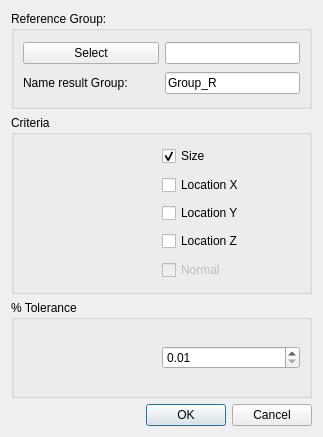
<?xml version="1.0" encoding="UTF-8"?>
<ui version="4.0">
 <class>GeomFilterGroup</class>
 <widget class="QDialog" name="GeomFilterGroup">
  <property name="geometry">
   <rect>
    <x>0</x>
    <y>0</y>
    <width>323</width>
    <height>437</height>
   </rect>
  </property>
  <property name="windowTitle">
   <string>Create Group for same criteria</string>
  </property>
  <layout class="QVBoxLayout" name="verticalLayout">
   <item>
    <widget class="QGroupBox" name="gb_ref_g">
     <property name="title">
      <string>Reference Group:</string>
     </property>
     <layout class="QGridLayout" name="gridLayout" columnstretch="1,1">
      <item row="0" column="0">
       <widget class="QPushButton" name="pb_ref_g">
        <property name="text">
         <string>Select</string>
        </property>
       </widget>
      </item>
      <item row="0" column="1">
       <widget class="QLineEdit" name="le_ref_g"/>
      </item>
      <item row="1" column="0">
       <widget class="QLabel" name="l_nam_g">
        <property name="text">
         <string>Name result Group:</string>
        </property>
       </widget>
      </item>
      <item row="1" column="1">
       <widget class="QLineEdit" name="le_nam_g">
        <property name="text">
         <string>Group_R</string>
        </property>
       </widget>
      </item>
     </layout>
    </widget>
   </item>
   <item>
    <widget class="QGroupBox" name="cb_size">
     <property name="title">
      <string>Criteria</string>
     </property>
     <layout class="QGridLayout" name="gridLayout_2" columnstretch="1,1">
      <item row="0" column="0" rowspan="5">
       <spacer name="horizontalSpacer">
        <property name="orientation">
         <enum>Qt::Horizontal</enum>
        </property>
        <property name="sizeHint" stdset="0">
         <size>
          <width>134</width>
          <height>138</height>
         </size>
        </property>
       </spacer>
      </item>
      <item row="0" column="1">
       <widget class="QCheckBox" name="cb_size_2">
        <property name="text">
         <string>Size</string>
        </property>
        <property name="checked">
         <bool>true</bool>
        </property>
       </widget>
      </item>
      <item row="1" column="1">
       <widget class="QCheckBox" name="cb_locx">
        <property name="text">
         <string>Location X</string>
        </property>
       </widget>
      </item>
      <item row="2" column="1">
       <widget class="QCheckBox" name="cb_locy">
        <property name="text">
         <string>Location Y</string>
        </property>
       </widget>
      </item>
      <item row="3" column="1">
       <widget class="QCheckBox" name="cb_locz">
        <property name="text">
         <string>Location Z</string>
        </property>
       </widget>
      </item>
      <item row="4" column="1">
       <widget class="QCheckBox" name="cb_norm">
        <property name="enabled">
         <bool>false</bool>
        </property>
        <property name="text">
         <string>Normal</string>
        </property>
       </widget>
      </item>
     </layout>
    </widget>
   </item>
   <item>
    <widget class="QGroupBox" name="gb_tol">
     <property name="title">
      <string>% Tolerance</string>
     </property>
     <layout class="QHBoxLayout" name="horizontalLayout" stretch="1,1">
      <item>
       <spacer name="horizontalSpacer_2">
        <property name="orientation">
         <enum>Qt::Horizontal</enum>
        </property>
        <property name="sizeHint" stdset="0">
         <size>
          <width>134</width>
          <height>20</height>
         </size>
        </property>
       </spacer>
      </item>
      <item>
       <widget class="QDoubleSpinBox" name="sb_tol">
        <property name="minimum">
         <double>0.010000000000000</double>
        </property>
        <property name="maximum">
         <double>1.000000000000000</double>
        </property>
        <property name="singleStep">
         <double>0.010000000000000</double>
        </property>
        <property name="value">
         <double>0.010000000000000</double>
        </property>
       </widget>
      </item>
     </layout>
    </widget>
   </item>
   <item>
    <widget class="QDialogButtonBox" name="buttonBox">
     <property name="orientation">
      <enum>Qt::Horizontal</enum>
     </property>
     <property name="standardButtons">
      <set>QDialogButtonBox::Cancel|QDialogButtonBox::Ok</set>
     </property>
    </widget>
   </item>
  </layout>
 </widget>
 <resources/>
 <connections>
  <connection>
   <sender>buttonBox</sender>
   <signal>accepted()</signal>
   <receiver>GeomFilterGroup</receiver>
   <slot>proceed()</slot>
   <hints>
    <hint type="sourcelabel">
     <x>227</x>
     <y>408</y>
    </hint>
    <hint type="destinationlabel">
     <x>157</x>
     <y>274</y>
    </hint>
   </hints>
  </connection>
  <connection>
   <sender>buttonBox</sender>
   <signal>rejected()</signal>
   <receiver>GeomFilterGroup</receiver>
   <slot>reject()</slot>
   <hints>
    <hint type="sourcelabel">
     <x>295</x>
     <y>414</y>
    </hint>
    <hint type="destinationlabel">
     <x>286</x>
     <y>274</y>
    </hint>
   </hints>
  </connection>
  <connection>
   <sender>pb_ref_g</sender>
   <signal>clicked()</signal>
   <receiver>GeomFilterGroup</receiver>
   <slot>selectGroupRef()</slot>
   <hints>
    <hint type="sourcelabel">
     <x>43</x>
     <y>45</y>
    </hint>
    <hint type="destinationlabel">
     <x>5</x>
     <y>79</y>
    </hint>
   </hints>
  </connection>
 </connections>
 <slots>
  <slot>proceed()</slot>
  <slot>selectGroupRef()</slot>
 </slots>
</ui>
